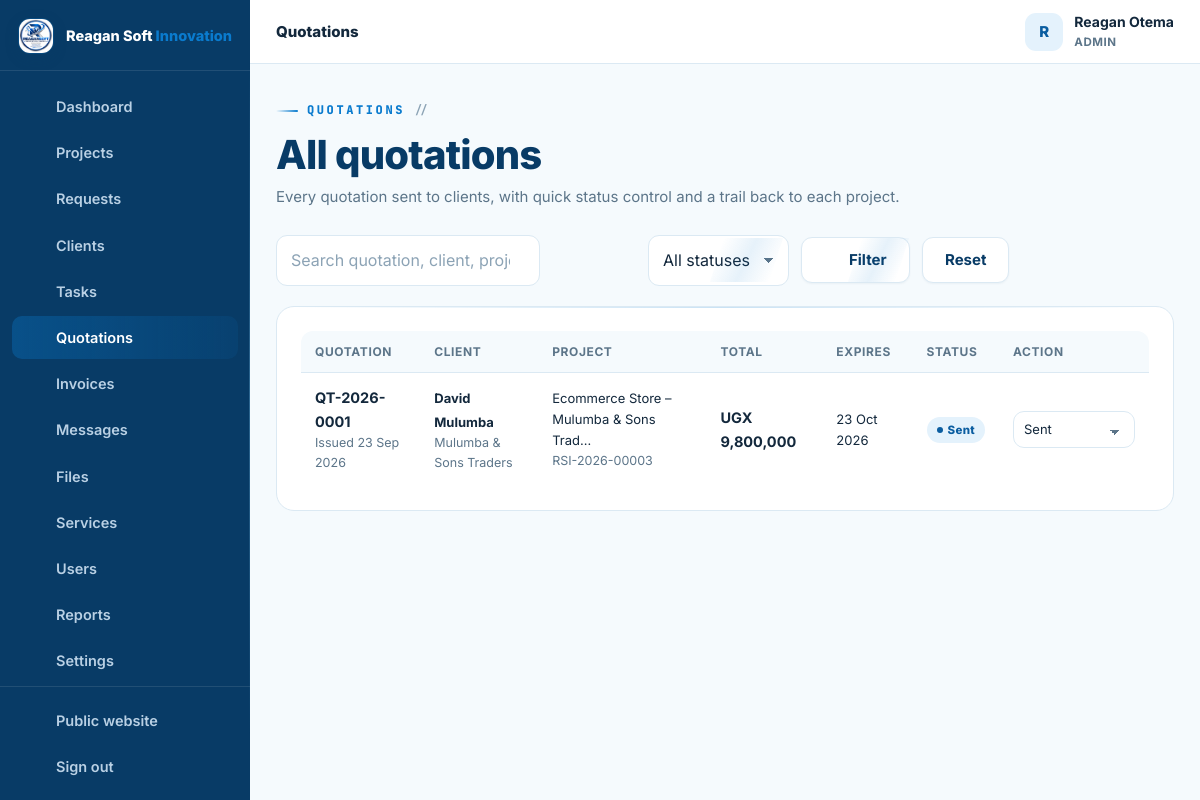
Screenshot of /admin/quotations.php (signed in) with the database file from the repository.
### tables this page shows
CREATE TABLE IF NOT EXISTS users (
  id INT UNSIGNED AUTO_INCREMENT PRIMARY KEY,
  full_name VARCHAR(150) NOT NULL,
  email VARCHAR(190) NOT NULL UNIQUE,
  phone VARCHAR(40) NULL,
  password_hash VARCHAR(255) NOT NULL,
  role ENUM('admin','staff','client') NOT NULL DEFAULT 'client',
  company VARCHAR(190) NULL,
  address VARCHAR(255) NULL,
  avatar VARCHAR(255) NULL,
   
   
   
   
   
   
  payer_type ENUM('business','individual') NOT NULL DEFAULT 'business',
  tax_id VARCHAR(60) NULL,
  national_id VARCHAR(60) NULL,
  country VARCHAR(80) NOT NULL DEFAULT 'Uganda',
  city VARCHAR(90) NULL,
  billing_terms_at DATETIME NULL,
  active TINYINT(1) NOT NULL DEFAULT 1,
  failed_logins INT UNSIGNED NOT NULL DEFAULT 0,
  locked_until DATETIME NULL,
  last_login_at DATETIME NULL,
  created_at TIMESTAMP DEFAULT CURRENT_TIMESTAMP,
  updated_at TIMESTAMP DEFAULT CURRENT_TIMESTAMP ON UPDATE CURRENT_TIMESTAMP,
  INDEX idx_users_role (role),
  INDEX idx_users_active (active)
);

CREATE TABLE IF NOT EXISTS quotations (
  id INT UNSIGNED AUTO_INCREMENT PRIMARY KEY,
  quotation_no VARCHAR(30) NOT NULL UNIQUE,
  project_id INT UNSIGNED NOT NULL,
  client_id INT UNSIGNED NOT NULL,
  issued_on DATE NOT NULL,
  expiry_date DATE NULL,
  subtotal DECIMAL(14,2) NOT NULL DEFAULT 0,
  discount DECIMAL(14,2) NOT NULL DEFAULT 0,
  tax_percent DECIMAL(5,2) NOT NULL DEFAULT 0,
  total DECIMAL(14,2) NOT NULL DEFAULT 0,
  status ENUM('draft','sent','accepted','rejected','expired','cancelled') NOT NULL DEFAULT 'draft',
  notes TEXT NULL,
  terms TEXT NULL,
  created_at TIMESTAMP DEFAULT CURRENT_TIMESTAMP,
  updated_at TIMESTAMP DEFAULT CURRENT_TIMESTAMP ON UPDATE CURRENT_TIMESTAMP,
  FOREIGN KEY (project_id) REFERENCES projects(id) ON DELETE CASCADE,
  FOREIGN KEY (client_id) REFERENCES users(id) ON DELETE CASCADE,
  INDEX idx_quotes_project (project_id),
  INDEX idx_quotes_client (client_id)
);

CREATE TABLE IF NOT EXISTS projects (
  id INT UNSIGNED AUTO_INCREMENT PRIMARY KEY,
  ref_no VARCHAR(30) NOT NULL UNIQUE,                
  client_id INT UNSIGNED NOT NULL,
  service_id INT UNSIGNED NULL,
  assigned_to INT UNSIGNED NULL,                     
  title VARCHAR(190) NOT NULL,
  description TEXT NOT NULL,
  requirements TEXT NULL,
   
   
  website_url  VARCHAR(255) NULL,                    
  deliverables VARCHAR(190) NULL,                    
  cover_art    VARCHAR(40)  NULL,                    
  budget DECIMAL(14,2) NULL,
  priority ENUM('low','normal','high','urgent') NOT NULL DEFAULT 'normal',
  status ENUM('NEW','REVIEWING','QUOTATION','APPROVED','IN_PROGRESS','WAITING_FOR_CLIENT','TESTING','COMPLETED','CANCELLED') NOT NULL DEFAULT 'NEW',
  progress TINYINT UNSIGNED NOT NULL DEFAULT 0,
  deadline DATE NULL,
  started_at DATETIME NULL,
  completed_at DATETIME NULL,
  submitted_at TIMESTAMP DEFAULT CURRENT_TIMESTAMP,
  updated_at TIMESTAMP DEFAULT CURRENT_TIMESTAMP ON UPDATE CURRENT_TIMESTAMP,
  FOREIGN KEY (client_id) REFERENCES users(id) ON DELETE CASCADE,
  FOREIGN KEY (service_id) REFERENCES services(id) ON DELETE SET NULL,
  FOREIGN KEY (assigned_to) REFERENCES users(id) ON DELETE SET NULL,
  INDEX idx_projects_client (client_id),
  INDEX idx_projects_status (status),
  INDEX idx_projects_assigned (assigned_to),
  INDEX idx_projects_service (service_id)
);

### config/config.php (called while the page is built, shortened)
<?php
function db(): PDO {
    static $pdo = null;
    if ($pdo === null) {
        try {
            $pdo = new PDO(
                'mysql:host=' . DB_HOST . ';dbname=' . DB_NAME . ';charset=utf8mb4',
                DB_USER,
                DB_PASS,
                [
                    PDO::ATTR_ERRMODE            => PDO::ERRMODE_EXCEPTION,
                    PDO::ATTR_DEFAULT_FETCH_MODE => PDO::FETCH_ASSOC,
                    PDO::ATTR_EMULATE_PREPARES   => false,
                    PDO::ATTR_STRINGIFY_FETCHES  => false,
                    PDO::ATTR_TIMEOUT            => 5,
                    PDO::MYSQL_ATTR_INIT_COMMAND => "SET time_zone = '+03:00', NAMES utf8mb4 COLLATE utf8mb4_unicode_ci",
                ]
            );
        } catch (PDOException $e) {
            db_connection_failed($e);
        }
    }
    return $pdo;
}
function e(mixed $value): string {
    return htmlspecialchars((string)($value ?? ''), ENT_QUOTES, 'UTF-8');
}
function flash(string $key, ?string $value = null): ?string {
    $msg = $_SESSION['flash'][$key] ?? null;
    return $msg;
}
function app_url(string $path = ''): string {
    return APP_URL . ($path === '' ? '' : '/' . ltrim($path, '/'));
}
function current_user(): ?array {
    static $user = false;
    if ($user === false) {
        if (empty($_SESSION['user_id'])) {
            $user = null;
        } else {
            $st = db()->prepare('SELECT * FROM users WHERE id = ? AND active = 1 LIMIT 1');
            $st->execute([(int)$_SESSION['user_id']]);
            $user = $st->fetch() ?: null;
        }
    }
    return $user;
}
function is_logged_in(): bool {
    return current_user() !== null;
}
function user_role(): ?string {
    $u = current_user();
    return $u['role'] ?? null;
}
function require_login(): void {
    if (!is_logged_in()) {
        $_SESSION['intended'] = $_SERVER['REQUEST_URI'] ?? '';
        flash('error', 'Please sign in to continue.');
        redirect(app_url('login.php'));
    }
}
function require_staff(): void {
    require_login();
}
require_once __DIR__ . '/../inc/functions.php';

### admin/quotations.php (the view, shortened to what this page needs)
<?php
require __DIR__ . '/../config/config.php';
require_staff();
$pdo = db();
$st = $_GET['status'] ?? '';
$q  = trim($_GET['q'] ?? '');
$page = max(1, (int)($_GET['page'] ?? 1));
$perPage = 15;
$where = ['1=1'];
$params = [];
$whereSql = implode(' AND ', $where);
$count = $pdo->prepare("SELECT COUNT(*) c FROM quotations q JOIN projects p ON p.id = q.project_id JOIN users u ON u.id = q.client_id WHERE $whereSql");
$count->execute($params);
$pg = paginate((int)$count->fetch()['c'], $perPage, $page);
$sql = "SELECT q.*, u.full_name AS client_name, u.company, p.title AS project_title, p.ref_no AS project_ref, p.id AS project_id
        FROM quotations q
        JOIN projects p ON p.id = q.project_id
        JOIN users u ON u.id = q.client_id
        WHERE $whereSql
        ORDER BY q.created_at DESC
        LIMIT $perPage OFFSET {$pg['offset']}";
$stm = $pdo->prepare($sql); $stm->execute($params);
$quotes = $stm->fetchAll();
$currency = settings('currency');
dashboard_head(['title' => 'Quotations', 'active' => 'quotations', 'crumb' => 'Quotations']);
?>
<div class="dash-head">
  <div>
    <span class="eyebrow">Quotations</span>
    <h2>All quotations</h2>
    <p class="sub">Every quotation sent to clients, with quick status control and a trail back to each project.</p>
  </div>
</div>
<form class="toolbar" method="get" action="quotations.php">
  <div class="field" style="margin:0;flex-grow:1;max-width:360px">
    <input class="input" id="q" name="q" type="search" placeholder="Search quotation, client, project…" value="<?= e($q) ?>">
  </div>
  <div class="field" style="margin:0"><label class="visually-hidden" for="status">Status</label>
    <select class="select" id="status" name="status">
      <option value="">All statuses</option>
    </select>
  </div>
  <button class="btn btn-ghost" type="submit"><?= icon('search') ?> Filter</button>
  <a class="btn btn-ghost" href="quotations.php">Reset</a>
</form>
<section class="panel">
  <?php if ($quotes): ?>
    <div class="table-wrap">
      <table class="table">
        <thead><tr><th>Quotation</th><th>Client</th><th>Project</th><th>Total</th><th>Expires</th><th>Status</th><th>Action</th></tr></thead>
        <tbody>
          <?php foreach ($quotes as $qu): ?>
            <tr>
              <td><a class="row-title" href="<?= app_url('admin/project.php?id=' . (int)$qu['project_id'] . '&tab=quotation') ?>"><?= e($qu['quotation_no']) ?></a><div class="row-sub">Issued <?= fmt_date($qu['issued_on']) ?></div></td>
              <td><b class="small"><?= e($qu['client_name']) ?></b><div class="row-sub"><?= e($qu['company'] ?? '—') ?></div></td>
              <td class="small"><?= e(truncate($qu['project_title'], 38)) ?><div class="row-sub"><?= e($qu['project_ref']) ?></div></td>
              <td><b><?= money($qu['total'], $currency) ?></b></td>
              <td class="small"><?= fmt_date($qu['expiry_date']) ?></td>
              <td><?= status_badge($qu['status']) ?></td>
              <td style="min-width:150px">
                <form method="post">
                  <select class="select" name="status" onchange="this.form.submit()" style="padding:7px 30px 7px 10px;font-size:13px">
                    <?php foreach (['draft', 'sent', 'accepted', 'rejected', 'expired', 'cancelled'] as $s): ?><option value="<?= $s ?>" <?= $qu['status'] === $s ? 'selected' : '' ?>><?= e(ucfirst($s)) ?></option><?php endforeach; ?>
                  </select>
                </form>
              </td>
            </tr>
          <?php endforeach; ?>
        </tbody>
      </table>
    </div>
  <?php else: ?>
    <div class="empty"><?= icon('doc') ?><h4>No quotations found</h4><p><?= ($q || $st) ? 'No quotations match your filters.' : 'Create quotations from inside a project when a request is ready.' ?></p></div>
  <?php endif; ?>
</section>
<?php dashboard_footer(); ?>

### inc/layout.php (shortened to what this page needs)
<?php
function dashboard_nav_items(): array {
    $role = user_role();
    $client = [
        ['dashboard', 'Dashboard', app_url('client/index.php'), 'dashboard'],
        ['projects', 'My Projects', app_url('client/projects.php'), 'folder'],
        ['request', 'New Request', app_url('client/request.php'), 'plus'],
        ['messages', 'Messages', app_url('client/messages.php'), 'chat'],
        ['files', 'Files', app_url('client/files.php'), 'file'],
        ['notifications', 'Notifications', app_url('client/notifications.php'), 'bell'],
        ['billing', 'Payment Details', app_url('client/billing.php'), 'receipt'],
        ['profile', 'Profile', app_url('client/profile.php'), 'user'],
    ];
    $staff = [
        ['dashboard', 'Dashboard', app_url('admin/index.php'), 'dashboard'],
        ['projects', 'Projects', app_url('admin/projects.php'), 'folder'],
        ['requests', 'Requests', app_url('admin/requests.php'), 'inbox'],
        ['clients', 'Clients', app_url('admin/clients.php'), 'users'],
        ['tasks', 'Tasks', app_url('admin/tasks.php'), 'list'],
        ['quotations', 'Quotations', app_url('admin/quotations.php'), 'doc'],
        ['invoices', 'Invoices', app_url('admin/invoices.php'), 'money'],
        ['messages', 'Messages', app_url('admin/messages.php'), 'chat'],
        ['files', 'Files', app_url('admin/files.php'), 'file'],
    ];
    if ($role === 'admin') {
        $staff = array_merge($staff, [
            ['services', 'Services', app_url('admin/services.php'), 'globe'],
            ['users', 'Users', app_url('admin/users.php'), 'users'],
            ['reports', 'Reports', app_url('admin/reports.php'), 'chart'],
            ['settings', 'Settings', app_url('admin/settings.php'), 'settings'],
            ['audit', 'Audit Logs', app_url('admin/audit.php'), 'search'],
        ]);
    }
    return $role === 'client' ? $client : $staff;
}
function dashboard_head(array $page = []): void {
    $user = current_user();
    $role = user_role();
    $items = dashboard_nav_items();
    $active = $page['active'] ?? '';
    $loginUrl = $role === 'client' ? app_url('client/index.php') : app_url('admin/index.php');
    ?>
<!doctype html>
<html lang="en">
<head>
<link rel="stylesheet" href="<?= app_url('assets/css/style.css') ?>">
<link rel="stylesheet" href="<?= app_url('assets/css/tech.css') ?>">
</head>
<body class="dash-body">
<div class="dash-layout">
  <aside class="sidebar" id="sidebar" aria-label="Portal navigation">
    <div class="sidebar-brand">
      <a class="brand" href="<?= $loginUrl ?>">
        <img src="<?= app_url('assets/img/reagansoftinnovation-logo.jpeg') ?>" alt="" width="38" height="38">
        <span class="brand-text">Reagan Soft <b>Innovation</b></span>
      </a>
    </div>
    <nav class="side-nav">
      <?php foreach ($items as $it): ?>
        <a href="<?= e($it[2]) ?>" class="<?= $active === $it[0] ? 'active' : '' ?>">
          <?= icon($it[3]) ?><span><?= e($it[1]) ?></span>
        </a>
      <?php endforeach; ?>
    </nav>
    <div class="side-bottom">
      <a href="<?= app_url($role !== 'client' ? 'index.php' : 'index.php') ?>"><?= icon('globe') ?><span>Public website</span></a>
      <a href="<?= app_url('logout.php') ?>"><?= icon('logout') ?><span>Sign out</span></a>
    </div>
  </aside>
  <div class="dash-shell">
    <header class="dash-topbar">
      <div class="dash-topbar-title">
        <span class="dash-crumb"><?= e($page['crumb'] ?? 'Portal') ?></span>
      </div>
      <div class="dash-topbar-right">
        <div class="user-chip">
          <span class="user-avatar"><?= e(mb_strtoupper(mb_substr($user['full_name'] ?? '?', 0, 1))) ?></span>
          <div class="user-meta">
            <strong><?= e($user['full_name'] ?? '') ?></strong>
            <small><?= e(mb_strtoupper($role)) ?></small>
          </div>
        </div>
      </div>
    </header>
    <main class="dash-main" id="main">
<?php
}
function dashboard_footer(): void {
    ?>
    </main>
  </div>
</div>
</body>
</html>
<?php
}

### inc/functions.php (shortened to what this page needs)
<?php
function settings(?string $key = null, ?string $default = ''): string {
    static $cache = null;
    if ($cache === null) {
        $cache = ['company_name' => APP_NAME, 'company_phone' => '+256730314979', 'currency' => 'UGX'];
        try {
            $rows = db()->query('SELECT setting_key, setting_value FROM settings')->fetchAll();
            foreach ($rows as $r) {
                $cache[$r['setting_key']] = (string)$r['setting_value'];
            }
        } catch (Throwable $e) {
            log_error('settings() fallback: ' . $e->getMessage());
        }
    }
    return $cache[$key] ?? $default;
}
function money(mixed $amount, string $currency = 'UGX'): string {
    $amount = (float)$amount;
    if ($currency !== '') {
        return $currency . ' ' . number_format($amount, 0);
    }
    return number_format($amount, 0);
}
function fmt_date(?string $date, string $format = 'd M Y'): string {
    $ts = strtotime($date);
    return $ts ? date($format, $ts) : '—';
}
function truncate(string $text, int $length = 90): string {
    return mb_strimwidth($text, 0, $length, '…');
}
function status_badge(string $status): string {
    $class = [
        'NEW' => 'blue', 'REVIEWING' => 'sky', 'QUOTATION' => 'violet',
        'APPROVED' => 'cyan', 'IN_PROGRESS' => 'blue', 'WAITING_FOR_CLIENT' => 'amber',
        'TESTING' => 'violet', 'COMPLETED' => 'green', 'CANCELLED' => 'red',
        'TODO' => 'gray', 'REVIEW' => 'violet',
        'draft' => 'gray', 'sent' => 'blue', 'accepted' => 'green', 'rejected' => 'red', 'expired' => 'amber', 'cancelled' => 'red',
        'paid' => 'green', 'partially_paid' => 'amber', 'overdue' => 'red',
        'active' => 'green', 'inactive' => 'red',
        'read' => 'gray', 'unread' => 'blue',
    ];
    $label = ucwords(str_replace('_', ' ', strtolower((string)$status)));
    return '<span class="badge ' . ($class[$status] ?? 'gray') . '">' . e($label) . '</span>';
}
function paginate(int $total, int $perPage, int $page): array {
    $totalPages = max(1, (int)ceil($total / max(1, $perPage)));
    $page = max(1, min($totalPages, $page));
    $offset = ($page - 1) * $perPage;
    return ['totalPages' => $totalPages, 'page' => $page, 'offset' => $offset];
}
function icon(string $name, string $class = ''): string {
    $path = $paths[$name] ?? $paths['code-s'];
    $cls = $class !== '' ? ' class="' . e($class) . '"' : '';
    return '<svg' . $cls . ' viewBox="0 0 24 24" fill="none" stroke="currentColor" stroke-width="1.8" stroke-linecap="round" stroke-linejoin="round" aria-hidden="true">' . $path . '</svg>';
}
require_once __DIR__ . '/layout.php';

### rows the page displays
users: full_name "R", full_name "Reagan Otema", role "ADMIN"
quotations: quotation_no "QT-2026-0001", issued_on "23 Sep 2026", client.full_name "David Mulumba", client.company "Mulumba & Sons Traders", project.title "Ecommerce Store – Mulumba & Sons Trad…", project.ref_no "RSI-2026-00003", total "UGX 9,800,000", expiry_date "23 Oct 2026", status "Sent"

### other values shown
$it[1] "Dashboard"
$it[1] "Projects"
$it[1] "Requests"
$it[1] "Clients"
$it[1] "Tasks"
$it[1] "Quotations"
$it[1] "Invoices"
$it[1] "Messages"
$it[1] "Files"
$it[1] "Services"
$it[1] "Users"
$it[1] "Reports"
$it[1] "Settings"
$page['crumb'] "Quotations"
